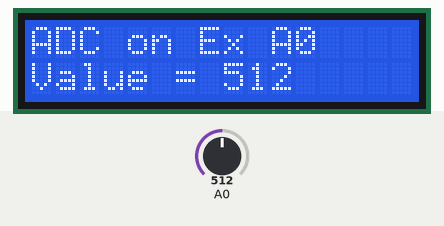
The sketch below on a simulated Arduino Uno, built with avr-gcc and run on an emulated ATmega328P. On the bench: 16×2 character LCD. The inputs (shaded band) are chosen by the test bench; at power-on: A0 = 512.

Above: at 1.2 s.
1.3 s: A0 set to 716
At 1.9 s:
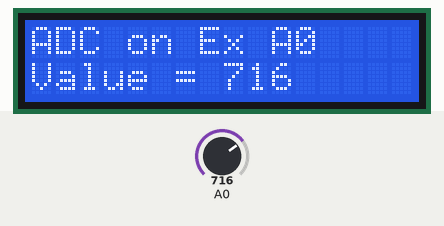
4.3 s: A0 set to 900
At 5.0 s:
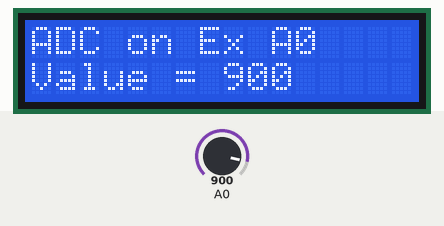
6.1 s: A0 set to 1023
At 6.5 s:
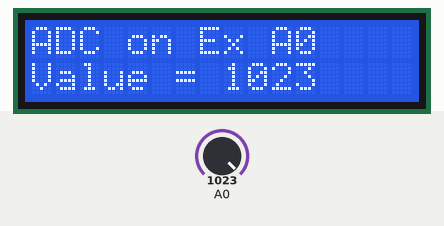
7.6 s: A0 set to 106
At 8.0 s:
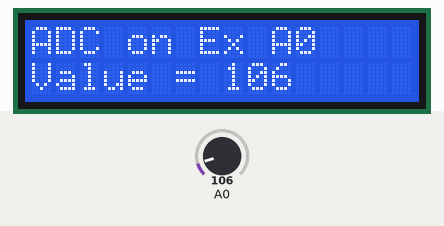
9.1 s: A0 set to 93
At 9.5 s:
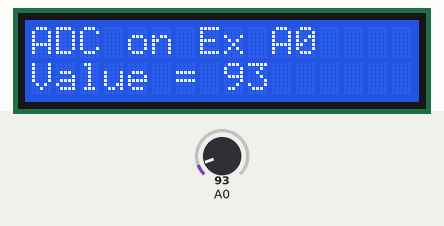
Timing chart, 0 to 11.6 s (numbered marks = the images above; inputs shaded):
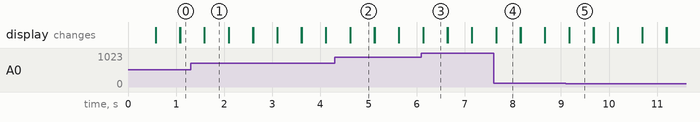

The sketch:

percobaan_3-1.ino
```cpp
#include <LiquidCrystal.h>
LiquidCrystal lcd(2,3,4,5,6,7);
void setup() {
lcd.begin(16,2);
lcd.clear();
lcd.setCursor(0,0);
lcd.print("ADC on Ex A0");
analogReference(INTERNAL);
}

void loop() {
 unsigned int dataADC = analogRead(A0);
lcd.setCursor(0,0);
lcd.print("ADC on Ex A0");
lcd.setCursor(0,1);
lcd.print("Value = ");
lcd.print(dataADC);
delay(500);
lcd.clear();
}
```

Measured:
- after the input at 1.3 s, the display: first differs from a run without the input after 0.29 s (image 1)
- after the input at 4.3 s, the display: first differs from a run without the input after 0.32 s (image 2)
- after the input at 6.1 s, the display: first differs from a run without the input at once (image 3)
- after the input at 7.6 s, the display: first differs from a run without the input after 0.06 s (image 4)
- after the input at 9.1 s, the display: first differs from a run without the input after 0.07 s (image 5)
- what the display in image 1 shows lasts 0.5 s, from 1.6 s to 2.1 s
